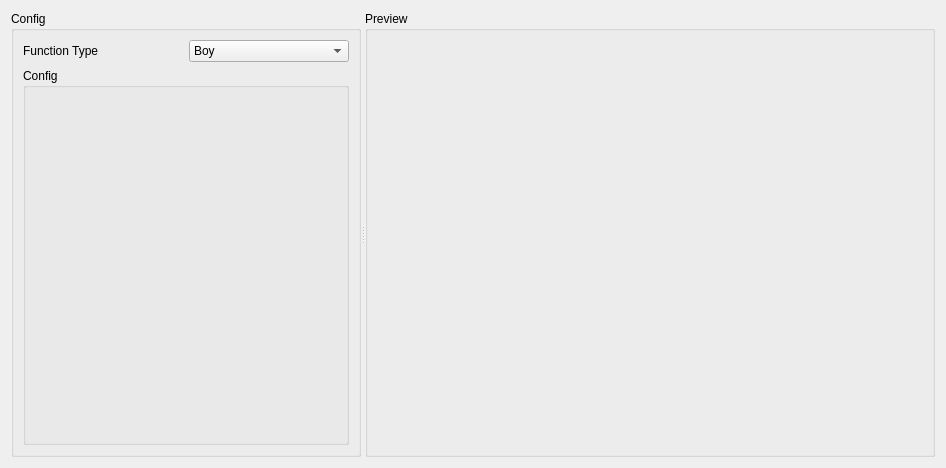
<?xml version="1.0" encoding="UTF-8"?>
<ui version="4.0">
 <class>ParametricObjectsWindow</class>
 <widget class="QWidget" name="ParametricObjectsWindow">
  <property name="geometry">
   <rect>
    <x>0</x>
    <y>0</y>
    <width>946</width>
    <height>468</height>
   </rect>
  </property>
  <property name="windowTitle">
   <string>Form</string>
  </property>
  <layout class="QGridLayout" name="gridLayout">
   <item row="0" column="0">
    <widget class="QSplitter" name="splitter">
     <property name="orientation">
      <enum>Qt::Horizontal</enum>
     </property>
     <widget class="QGroupBox" name="groupBox">
      <property name="maximumSize">
       <size>
        <width>350</width>
        <height>16777215</height>
       </size>
      </property>
      <property name="title">
       <string>Config</string>
      </property>
      <layout class="QGridLayout" name="gridLayout_4">
       <item row="0" column="0">
        <layout class="QGridLayout" name="gridLayout_3">
         <item row="1" column="0" colspan="2">
          <widget class="QGroupBox" name="configGroupBox">
           <property name="title">
            <string>Config</string>
           </property>
           <layout class="QGridLayout" name="gridLayout_5">
            <item row="1" column="0">
             <widget class="QStackedWidget" name="stackWidget">
              <widget class="QWidget" name="page"/>
              <widget class="QWidget" name="page_2"/>
             </widget>
            </item>
           </layout>
          </widget>
         </item>
         <item row="0" column="1">
          <widget class="QComboBox" name="comboBox">
           <item>
            <property name="text">
             <string>Boy</string>
            </property>
           </item>
           <item>
            <property name="text">
             <string>ConicSpiral</string>
            </property>
           </item>
           <item>
            <property name="text">
             <string>CrossCap</string>
            </property>
           </item>
           <item>
            <property name="text">
             <string>Dini</string>
            </property>
           </item>
           <item>
            <property name="text">
             <string>Ellipsoid</string>
            </property>
           </item>
           <item>
            <property name="text">
             <string>Enneper</string>
            </property>
           </item>
           <item>
            <property name="text">
             <string>Figure8Klein</string>
            </property>
           </item>
           <item>
            <property name="text">
             <string>Klein</string>
            </property>
           </item>
           <item>
            <property name="text">
             <string>Mobius</string>
            </property>
           </item>
           <item>
            <property name="text">
             <string>RandomHills</string>
            </property>
           </item>
           <item>
            <property name="text">
             <string>Roman</string>
            </property>
           </item>
           <item>
            <property name="text">
             <string>Spline</string>
            </property>
           </item>
           <item>
            <property name="text">
             <string>SuperEllipsoid</string>
            </property>
           </item>
           <item>
            <property name="text">
             <string>SuperToroid</string>
            </property>
           </item>
           <item>
            <property name="text">
             <string>Torus</string>
            </property>
           </item>
          </widget>
         </item>
         <item row="0" column="0">
          <widget class="QLabel" name="label">
           <property name="text">
            <string>Function Type</string>
           </property>
          </widget>
         </item>
        </layout>
       </item>
      </layout>
     </widget>
     <widget class="QGroupBox" name="groupBox_2">
      <property name="title">
       <string>Preview</string>
      </property>
      <layout class="QGridLayout" name="gridLayout_2">
       <item row="0" column="0">
        <layout class="QVBoxLayout" name="previewLayout"/>
       </item>
      </layout>
     </widget>
    </widget>
   </item>
  </layout>
 </widget>
 <resources/>
 <connections/>
</ui>
